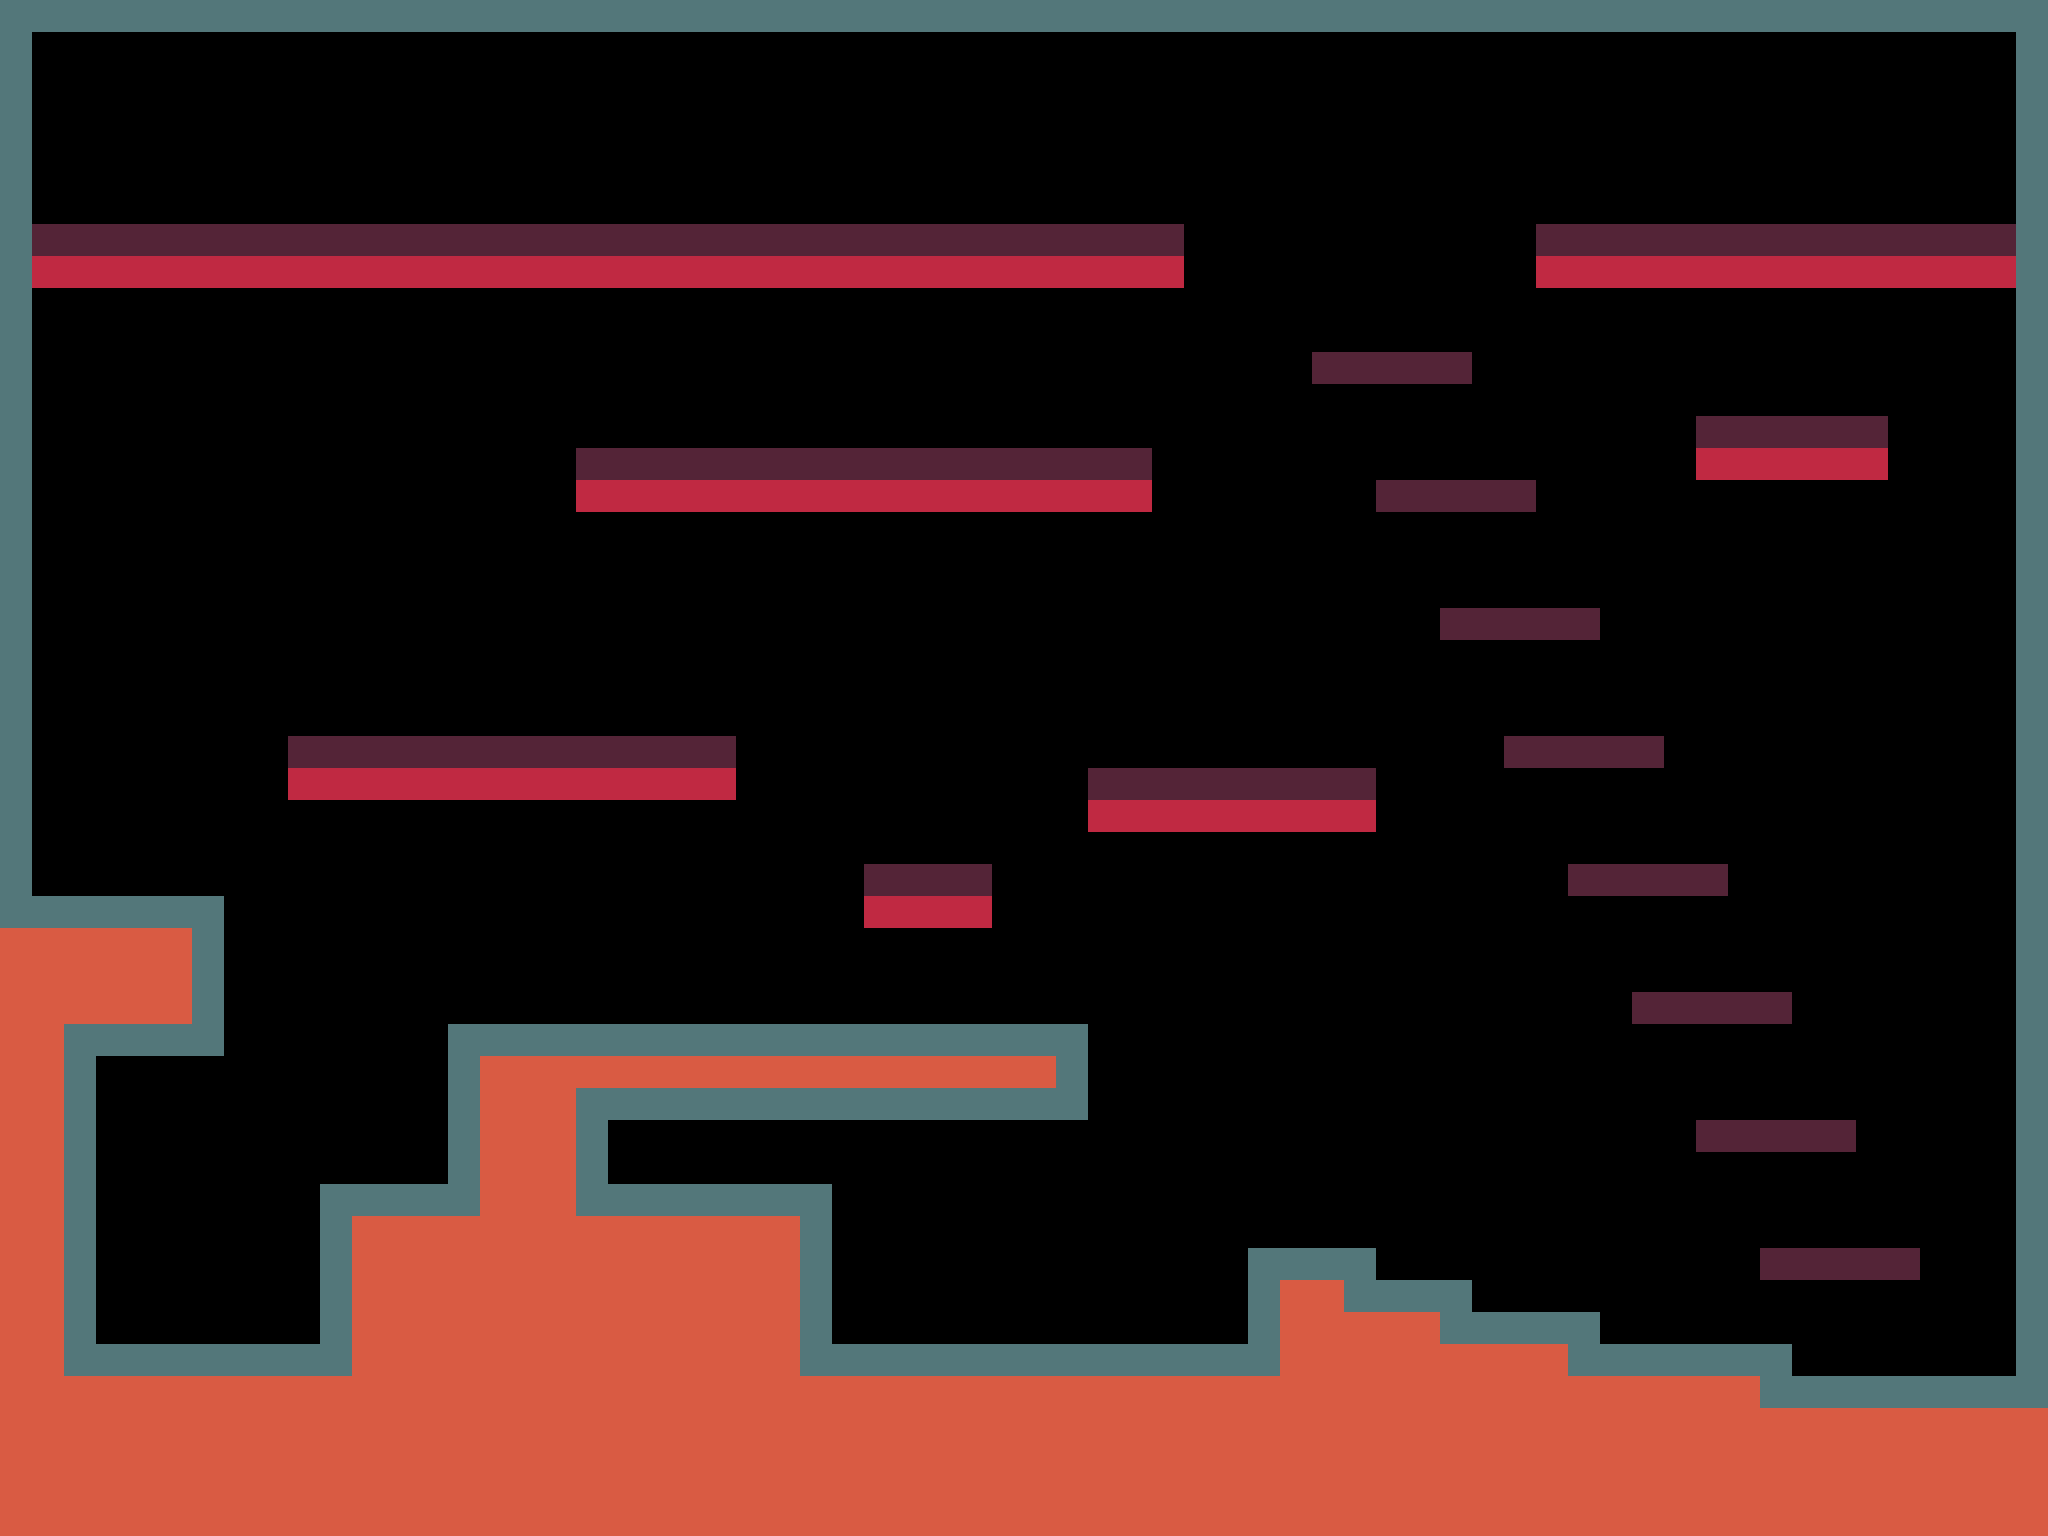

This game map was drawn from its Tiled (.tmx) file and the tilesets committed beside it. A one-line description and the trimmed map source follow:
An orthogonal 64x48 tile map with 32x32 px tiles, 1 tile layer (background) and 17 objects (8x monster, 8x treasure, player).

<map version="1.0" orientation="orthogonal" width="64" height="48" tilewidth="32" tileheight="32" backgroundcolor="#000000">
 <tileset firstgid="1" name="tiles" tilewidth="32" tileheight="32">
  <image source="tiles.png" width="160" height="32" />
 </tileset>
 <layer name="background" width="64" height="48">
  <data>[3072 cells, 987 non-empty, 4 distinct tile ids]</data>
 </layer>
 <objectgroup name="Object Layer 1" width="64" height="48">
  <object name="player" type="player" x="96" y="480" width="32" height="32" />
  <object name="monster" type="monster" x="64" y="192" width="32" height="32">
   <properties>
    <property name="maxdx" value="10" />
    <property name="right" value="true" />
   </properties>
  </object>
  <object name="monster" type="monster" x="1120" y="416" width="32" height="32">
   <properties>
    <property name="left" value="true" />
    <property name="maxdx" value="4" />
   </properties>
  </object>
  <object name="monster" type="monster" x="1632" y="832" width="32" height="32">
   <properties>
    <property name="left" value="true" />
    <property name="maxdx" value="4" />
   </properties>
  </object>
  <object name="monster" type="monster" x="1056" y="1312" width="32" height="32">
   <properties>
    <property name="maxdx" value="6" />
    <property name="right" value="true" />
   </properties>
  </object>
  <object name="monster" type="monster" x="640" y="992" width="32" height="32">
   <properties>
    <property name="left" value="true" />
    <property name="maxdx" value="4" />
   </properties>
  </object>
  <object name="treasure" type="treasure" x="192" y="864" width="32" height="32" />
  <object name="treasure" type="treasure" x="96" y="1312" width="32" height="32" />
  <object name="treasure" type="treasure" x="1856" y="384" width="32" height="32" />
  <object name="treasure" type="treasure" x="704" y="416" width="32" height="32" />
  <object name="treasure" type="treasure" x="1984" y="192" width="32" height="32" />
  <object name="treasure" type="treasure" x="608" y="1152" width="32" height="32" />
  <object name="monster" type="monster" x="1216" y="736" width="32" height="32">
   <properties>
    <property name="maxdx" value="10" />
    <property name="right" value="true" />
   </properties>
  </object>
  <object name="monster" type="monster" x="1856" y="1344" width="32" height="32">
   <properties>
    <property name="maxdx" value="10" />
    <property name="right" value="true" />
   </properties>
  </object>
  <object name="monster" type="monster" x="1024" y="192" width="32" height="32">
   <properties>
    <property name="left" value="true" />
    <property name="maxdx" value="4" />
   </properties>
  </object>
  <object name="treasure" type="treasure" x="32" y="192" width="32" height="32" />
  <object name="treasure" type="treasure" x="1984" y="1344" width="32" height="32" />
 </objectgroup>
</map>